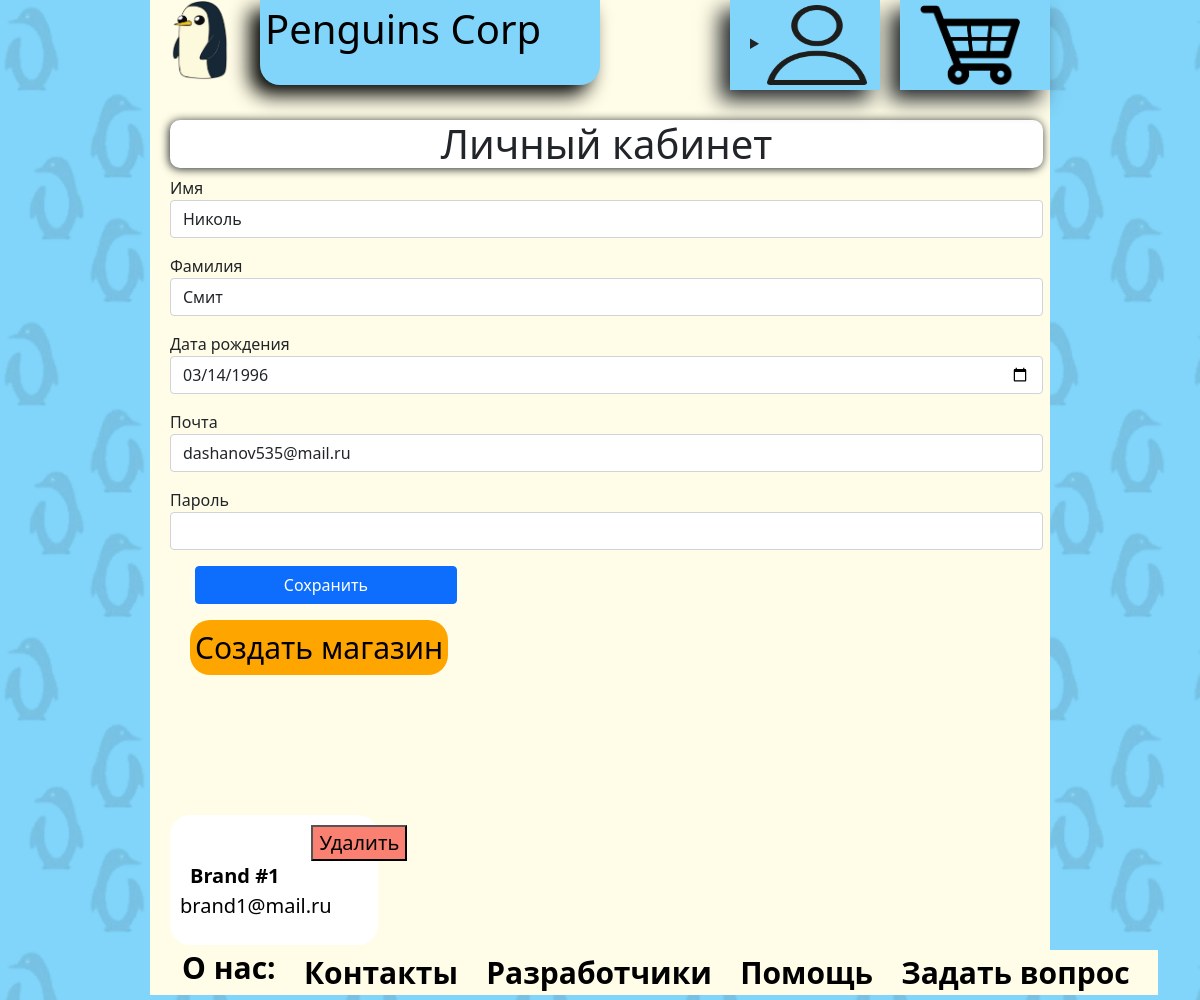
/my (signed in), run on an earlier commit of the app's database.
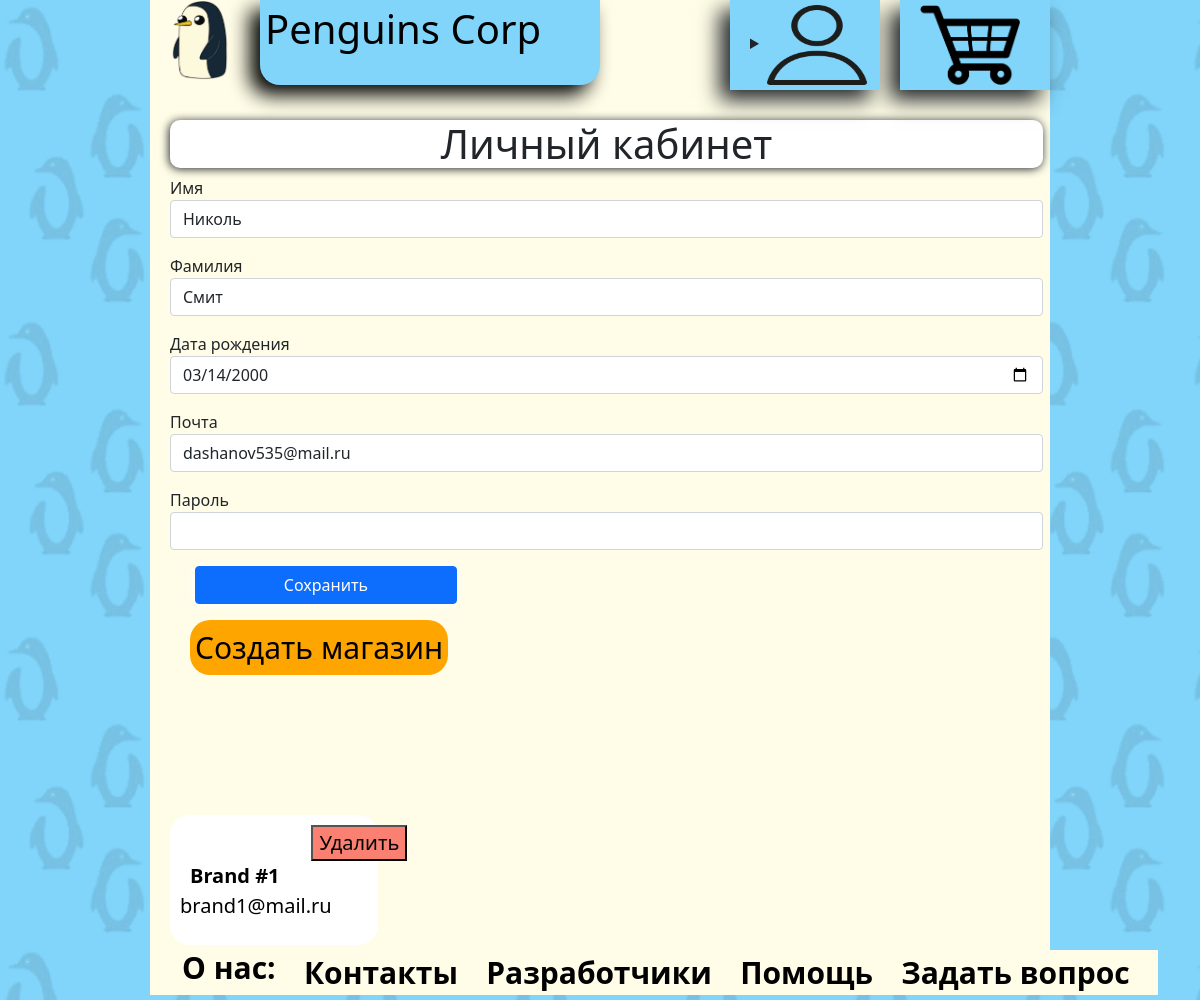
And on a later commit of the database.
### data/users.py (models this page shows, shortened)
class Users(SqlAlchemyBase, UserMixin):
    __tablename__ = 'users'
    id = sqlalchemy.Column(sqlalchemy.Integer,
                           primary_key=True, autoincrement=True)
    surname = sqlalchemy.Column(sqlalchemy.String, nullable=True)
    name = sqlalchemy.Column(sqlalchemy.String, nullable=True)
    birthday = sqlalchemy.Column(sqlalchemy.Date, nullable=True)
    email = sqlalchemy.Column(sqlalchemy.String,
                              index=True, unique=True, nullable=True)
    hashed_password = sqlalchemy.Column(sqlalchemy.String, nullable=True)
    confirmed = sqlalchemy.Column(sqlalchemy.Boolean, nullable=True)
    basket_id = sqlalchemy.Column(sqlalchemy.Integer, sqlalchemy.ForeignKey("baskets.id"), nullable=True)
    comments = orm.relation('Comments', back_populates='users')
    baskets = orm.relation("Baskets", back_populates='users')
    shops = orm.relation('Shops', back_populates='users', lazy='subquery')

### data/user_api.py (the view, shortened to what this page needs)
@user_api.route('/my', methods=['GET', 'POST'])
@login_required
def my():
    user = db_sess.query(Users).filter(Users.id == current_user.id).first()
    now = date.today()
    age = now - user.birthday
    return render_template('my.html', title='Личный кабинет', user=current_user, age=age)

### data/db_session.py (called while the page is built)
def create_session() -> Session:
    global __factory
    return __factory()

### server.py (called while the page is built)
@login_manager.user_loader
def load_user(user_id):
    db_sess = db_session.create_session()
    return db_sess.query(Users).get(user_id)

### templates/my.html (shortened to what this page needs)
{% extends "base.html" %}
{% block content %}
    <form action="" method="post" class="my_form" enctype="multipart/form-data">
        <h1>Личный кабинет</h1>
        <p>
            <label for="name">Имя</label>
            <input type="text" class='form-control' name='name' id="name" value="{{user.name}}" required>
        </p>
        <p>
            <label for="surname">Фамилия</label>
            <input type="text" class='form-control' name='surname' id="surname" value="{{user.surname}}" required>
        </p>
        <p>
            <label for="birthday">Дата рождения</label>
            <input type="date" class='form-control' name='birthday' id="birthday" value="{{ user.birthday }}" required>
        </p>
        <p>
            <label for="email">Почта</label>
            <input type="email" class='form-control' name='email' id="email" value="{{user.email}}" required>
        </p>
        <p>
            <label for="password">Пароль</label>
            <input type="password" class='form-control' name='password' id="password" required>
        </p>
        <p><input type="submit" class="btn btn-primary" value="Сохранить"></p>
        {% if age.days / 365 >= 18 and user.confirmed == 1 %}
            <a href="/add_shop">
                Создать магазин
            </a>
        {% endif %}
    </form>
    {% if user.shops %}
        <div class="container-shops">
            {% set count = 0 %}
            <div class="wrap">
                {% for i in user.shops %}
                    <div class="block-shops">
                        <form action="" method="post">
                            <input type="submit" value="Удалить" class="basket-btn"/>
                        </form>
                        <a href="/shop/{{ i.id }}">
                            <b>{{i.title.capitalize()}}</b>
                            <br>{{ i.email }}
                        </a>
                    </div>
                    {% set count = count + 1 %}
                {% endfor %}
            </div>
        </div>
    {% endif %}
{% endblock %}

What changed in the data, as far as the page shows it:
changed Users "Николь": birthday "03/14/1996" → "03/14/2000"
